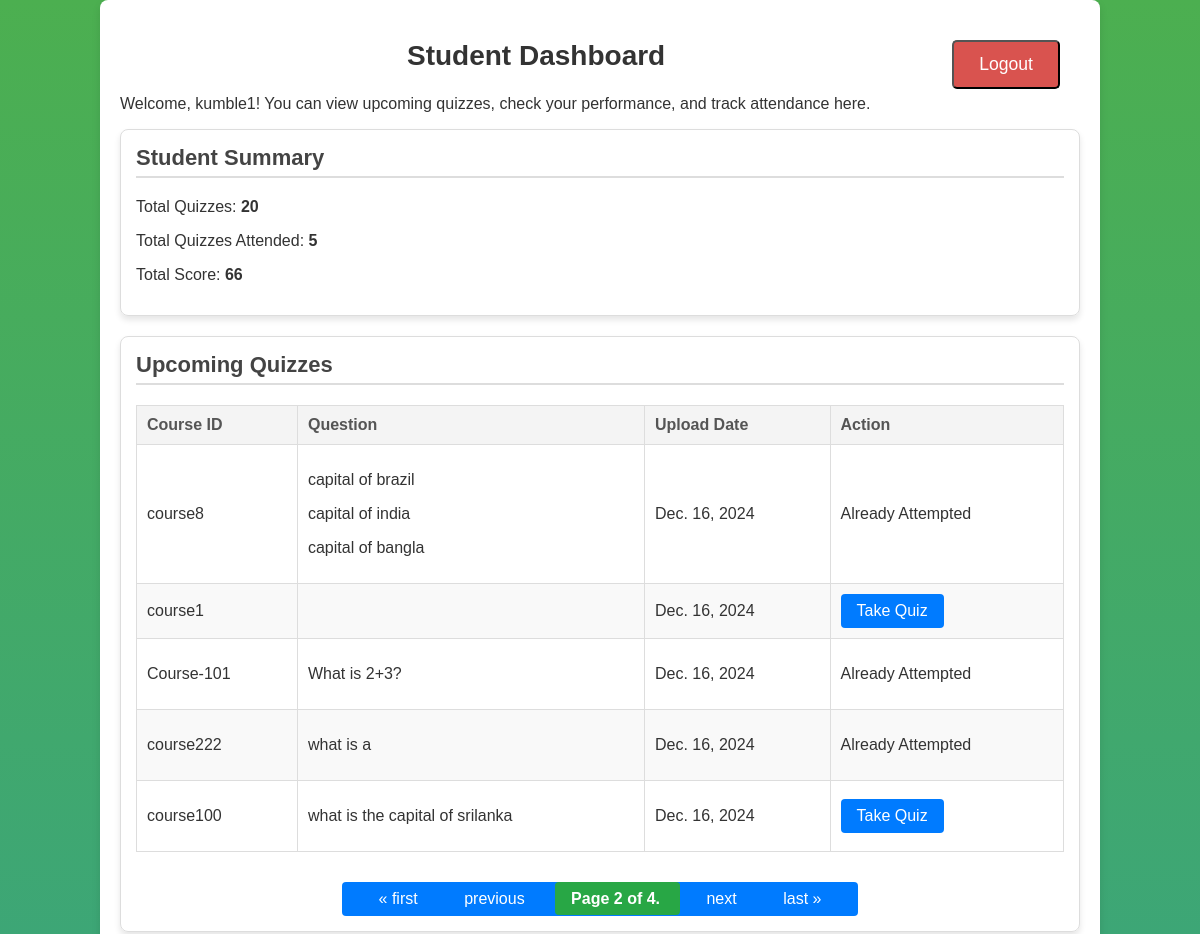
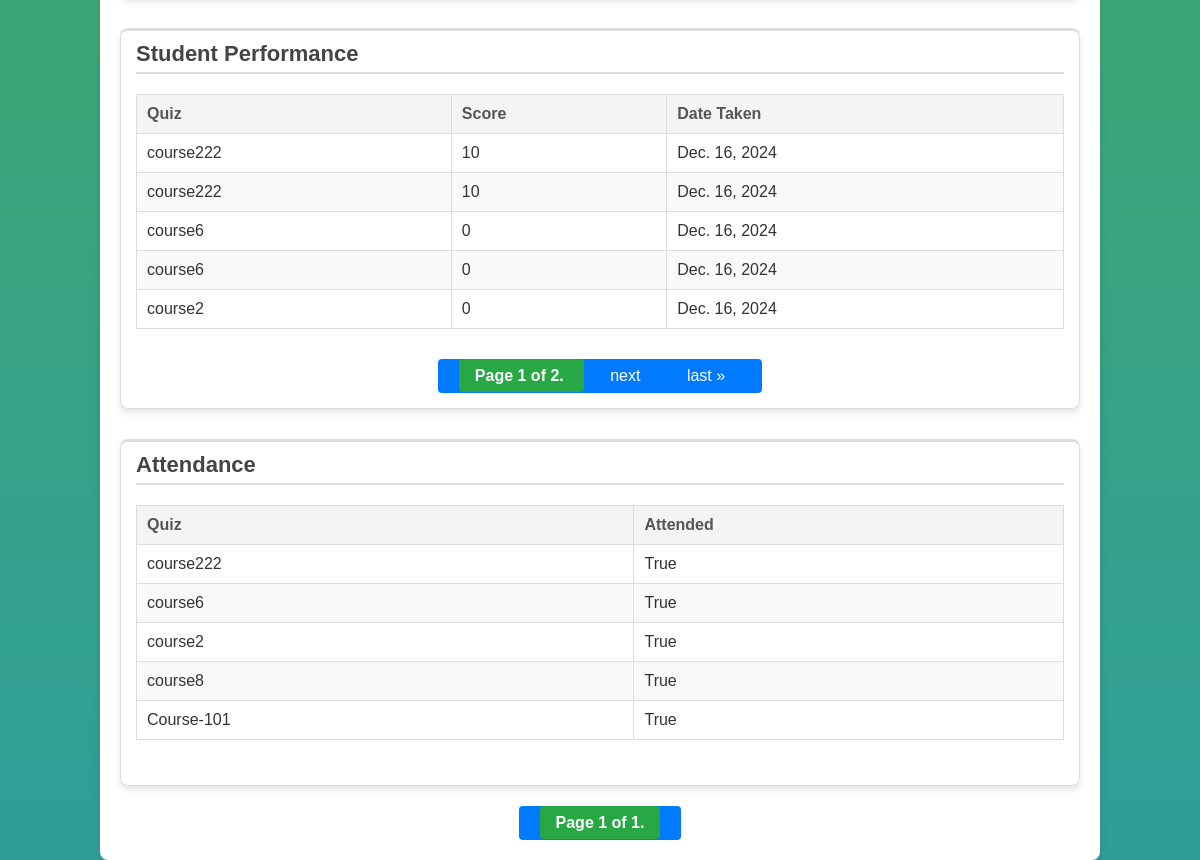
Page /core/student/dashboard/?quiz_page=2 (signed in) on the committed database (2 pictures, top to bottom).
### core/models.py (models this page shows, shortened)
class CustomUser(AbstractUser):
    ROLE_CHOICES = (
        ('teacher', 'Teacher'),
        ('student', 'Student'),
    )
    role = models.CharField(max_length=7, choices=ROLE_CHOICES)
    phone_number = models.CharField(max_length=15, blank=True, null=True, help_text="Enter a valid phone number.")
    branch = models.CharField(max_length=100, blank=True, null=True, help_text="Branch (Only for Teachers)")
    usn = models.CharField(max_length=15, blank=True, null=True, help_text="University Serial Number (Only for Students)")
    profile_picture = models.ImageField(upload_to='profile_pics/', blank=True, null=True)

class Quiz(models.Model):
    course_id = models.CharField(max_length=50)
    question = models.TextField(help_text="Main question text")
    correct_answer = models.TextField(help_text="Correct answer for the question")
    image = models.ImageField(upload_to='quiz_images/', blank=True, null=True, help_text="Optional image for the quiz")
    upload_date = models.DateField(auto_now_add=True)
    deadline = models.DateTimeField(default=lambda: timezone.now() + timedelta(days=1), help_text="Deadline for the quiz")

class Question(models.Model):
    quiz = models.ForeignKey(Quiz, related_name='questions', on_delete=models.CASCADE)
    question_text = models.CharField(max_length=255, help_text="The text of the question")
    correct_answer = models.CharField(max_length=100, help_text="Correct answer text")

class StudentPerformance(models.Model):
    student = models.ForeignKey(CustomUser, on_delete=models.CASCADE, limit_choices_to={'role': 'student'}, help_text="Student who took the quiz")
    quiz = models.ForeignKey(Quiz, on_delete=models.CASCADE, help_text="Quiz the student attempted")
    score = models.IntegerField(help_text="Score obtained by the student")
    date_taken = models.DateField(auto_now_add=True, help_text="Date when the quiz was taken")

class Attendance(models.Model):
    user = models.ForeignKey(get_user_model(), on_delete=models.CASCADE, help_text="Student or teacher user")
    quiz = models.ForeignKey(Quiz, on_delete=models.CASCADE, help_text="Quiz the user attended")
    is_attended = models.BooleanField(default=False, help_text="Mark if the quiz was attended")

### core/views.py (the view)
# urls.py: path('student/dashboard/', views.student_dashboard, name='student_dashboard'),
@login_required
def student_dashboard(request):
    if request.user.role != 'student':
        return redirect('home')  # Or a page where non-students are redirected
    quizzes = Quiz.objects.filter(upload_date__gte='2024-12-14')  # Filter by current date
    total_quizzes = quizzes.count()
    for quiz in quizzes:
        quiz.questions_list = quiz.questions.all()  # Get the associated questions for each quiz
        quiz.already_attended = False
        if Attendance.objects.filter(quiz=quiz, user=request.user, is_attended=True).exists():
            quiz.already_attended = True  # Mark as attended if True
    performance_data = StudentPerformance.objects.filter(student=request.user)
    attendance_data = Attendance.objects.filter(user=request.user)
    total_attended = attendance_data.filter(is_attended=True).count()
    total_score = performance_data.filter(quiz__attendance__is_attended=True).aggregate(Sum('score'))['score__sum'] or 0
    quizzes_paginator = Paginator(quizzes, 5)  # Show 5 quizzes per page
    page_number = request.GET.get('quiz_page')  # Get the page number for quizzes
    quiz_page_obj = quizzes_paginator.get_page(page_number)
    performance_paginator = Paginator(performance_data, 5)  # Show 5 performance records per page
    performance_page_number = request.GET.get('performance_page')  # Get the page number for performance data
    performance_page_obj = performance_paginator.get_page(performance_page_number)
    attendance_paginator = Paginator(attendance_data, 5)  # Show 5 attendance records per page
    attendance_page_number = request.GET.get('attendance_page')  # Get the page number for attendance data
    attendance_page_obj = attendance_paginator.get_page(attendance_page_number)
    return render(request, 'core/student_dashboard.html', {
        'quizzes': quiz_page_obj,  # Updated quizzes with pagination
        'performance_data': performance_page_obj,  # Updated performance data with pagination
        'attendance_data': attendance_page_obj,
        'total_quizzes': total_quizzes,
        'total_attended': total_attended,
        'total_score': total_score,
        'username': request.user.username,  # Pass username for display
    })

### core/templates/core/student_dashboard.html (shortened to what this page needs)
<!DOCTYPE html>
<html lang="en">
<head>
    {% load static %}
    <link rel="stylesheet" href="{% static 'css/student.css' %}">
</head>
<body>
<div class="container">
<form method="POST" action="{% url 'logout' %}">
    <button type="submit" class="btn btn-danger btn-sm logout-btn">Logout</button>
</form>
    <h2>Student Dashboard</h2>
    <p>Welcome, {{ user.username }}! You can view upcoming quizzes, check your performance, and track attendance here.</p>
 <div class="card">
            <h3>Student Summary</h3>
            <p>Total Quizzes: <strong>{{ total_quizzes }}</strong></p>
            <p>Total Quizzes Attended: <strong>{{ total_attended }}</strong></p>
            <p>Total Score: <strong>{{ total_score }}</strong></p>
    </div>
    <div class="card">
        <h3>Upcoming Quizzes</h3>
        <table>
            <thead>
                <tr>
                    <th>Course ID</th>
                    <th>Question</th>
                    <th>Upload Date</th>
                    <th>Action</th>
                </tr>
            </thead>
            <tbody>
                {% for quiz in quizzes %}
                <tr>
                    <td>{{ quiz.course_id }}</td>
                    <td>
                        {% for question in quiz.questions.all %}
                            <p>{{ question.question_text }}</p>
                        {% endfor %}
                    </td>
                    <td>{{ quiz.upload_date }}</td>
                    <td>
                    {% if quiz.already_attended %}
                        <span>Already Attempted</span>
                    {% else %}
                        <a href="{% url 'take_quiz' quiz.course_id %}">Take Quiz</a>
                    {% endif %}
                </td>
                </tr>
                {% empty %}
                <tr class="no-data">
                    <td colspan="4">No upcoming quizzes found.</td>
                </tr>
                {% endfor %}
            </tbody>
        </table>
        <div class="pagination">
    <span class="step-links">
        {% if quizzes.has_previous %}
            <a href="?quiz_page=1">&laquo; first</a>
            <a href="?quiz_page={{ quizzes.previous_page_number }}">previous</a>
        {% endif %}
        <span class="current">
            Page {{ quizzes.number }} of {{ quizzes.paginator.num_pages }}.
        </span>
        {% if quizzes.has_next %}
            <a href="?quiz_page={{ quizzes.next_page_number }}">next</a>
            <a href="?quiz_page={{ quizzes.paginator.num_pages }}">last &raquo;</a>
        {% endif %}
    </span>
</div>
    </div>
    <div class="card performance-table">
        <h3>Student Performance </h3>
        <table>
            <thead>
                <tr>
                    <th>Quiz</th>
                    <th>Score</th>
                    <th>Date Taken</th>
                </tr>
            </thead>
            <tbody>
                {% for performance in performance_data %}
                <tr>
                    <td>{{ performance.quiz.course_id }}</td>
                    <td>{{ performance.score }}</td>
                    <td>{{ performance.date_taken }}</td>
                </tr>
                {% empty %}
                <tr class="no-data">
                    <td colspan="3">No performance data found.</td>
                </tr>
                {% endfor %}
            </tbody>
        </table>
<div class="pagination">
    <span class="step-links">
        <span class="current">
            Page {{ performance_data.number }} of {{ performance_data.paginator.num_pages }}.
        </span>
        {% if performance_data.has_next %}
            <a href="?performance_page={{ performance_data.next_page_number }}">next</a>
            <a href="?performance_page={{ performance_data.paginator.num_pages }}">last &raquo;</a>
        {% endif %}
    </span>
</div>
    </div>
    <div class="card attendance-table mb-4">
        <h3>Attendance</h3>
        <table class="table table-striped">
            <thead>
                <tr>
                    <th>Quiz</th>
                    <th>Attended</th>
                </tr>
            </thead>
            <tbody>
                {% for attendance in attendance_data %}
                <tr>
                    <td>{{ attendance.quiz.course_id }}</td>
                    <td>{{ attendance.is_attended }}</td>
                </tr>
                {% empty %}
                <tr class="no-data">
                    <td colspan="2" class="text-center">No attendance data found.</td>
                </tr>
                {% endfor %}
            </tbody>
        </table>
    </div>
<div class="pagination">
    <span class="step-links">
        <span class="current">
            Page {{ attendance_data.number }} of {{ attendance_data.paginator.num_pages }}.
        </span>
    </span>
</div>
</div>
</body>
</html>

### core/static/css/student.css (style rules this page uses)
body { font-family: 'Arial', sans-serif; margin: 0; padding: 0; background-color: #f4f7fc; color: #333; }
.pagination { display: flex; justify-content: center; align-items: center; margin-top: 20px; }
.pagination a, .pagination span { background-color: #007bff; color: white; padding: 8px 16px; border-radius: 4px; margin: 0 5px; text-decoration: none; font-size: 1em; }
.pagination .current { background-color: #28a745; font-weight: bold; cursor: default; }
h2 { text-align: center; color: #333; font-size: 28px; margin-top: 20px; }
h3 { font-size: 22px; color: #444; border-bottom: 2px solid #ddd; padding-bottom: 5px; margin-bottom: 20px; }
table { width: 100%; border-collapse: collapse; margin-bottom: 30px; }
table th, table td { padding: 10px; text-align: left; border: 1px solid #ddd; }
table th { background-color: #f4f4f4; color: #555; }
table tr:nth-child(even) { background-color: #f9f9f9; }
table td a { background-color: #007bff; color: white; text-decoration: none; padding: 8px 16px; border-radius: 4px; display: inline-block; }
.container { width: 80%; margin: 0 auto; padding: 20px; background-color: white; border-radius: 8px; box-shadow: 0 4px 8px rgba(0, 0, 0, 0.1); }
.card { border: 1px solid #ddd; border-radius: 8px; padding: 15px; box-shadow: 0 4px 6px rgba(0, 0, 0, 0.1); margin-bottom: 20px; }
.card h3 { margin-top: 0; }
.performance-table, .attendance-table { margin-top: 30px; border-top: 3px solid #ddd; padding-top: 10px; }
.performance-table tr:nth-child(even), .attendance-table tr:nth-child(even) { background-color: #f9f9f9; }
.logout-btn { display: inline-block; background-color: #d9534f; color: white; padding: 12px 25px; font-size: 1.1em; text-align: center; border-radius: 5px; text-decoration: none; margin-top: 20px; margin-right: 20px; float: right; transition: background-color 0.3s ease; }

### core/templates/core/student_dashboard.html (style rules this page uses)
body { background: linear-gradient( #4CAF50, #2F9E99); font-family: 'Arial', sans-serif; }

### rows in the picture
CustomUser: username "kumble1"
Quiz: course_id "course8", upload_date "Dec. 16, 2024", shows "Already Attempted"
Question: question_text "capital of brazil"
Question: question_text "capital of india"
Question: question_text "capital of bangla"
Quiz: course_id "course1", upload_date "Dec. 16, 2024", shows "Take Quiz"
Quiz: course_id "Course-101", upload_date "Dec. 16, 2024", shows "Already Attempted"
Question: question_text "What is 2+3?"
Quiz: course_id "course222", upload_date "Dec. 16, 2024", shows "Already Attempted"
Question: question_text "what is a"
Quiz: course_id "course100", upload_date "Dec. 16, 2024", shows "Take Quiz"
Question: question_text "what is the capital of srilanka"
StudentPerformance: quiz.course_id "course222", score "10", date_taken "Dec. 16, 2024"
StudentPerformance: quiz.course_id "course222", score "10", date_taken "Dec. 16, 2024"
StudentPerformance: quiz.course_id "course6", score "0", date_taken "Dec. 16, 2024"
StudentPerformance: quiz.course_id "course6", score "0", date_taken "Dec. 16, 2024"
StudentPerformance: quiz.course_id "course2", score "0", date_taken "Dec. 16, 2024"
Attendance: quiz.course_id "course222", is_attended "True"
Attendance: quiz.course_id "course6", is_attended "True"
Attendance: quiz.course_id "course2", is_attended "True"
Attendance: quiz.course_id "course8", is_attended "True"
Attendance: quiz.course_id "Course-101", is_attended "True"

### other values in the picture
{{ total_quizzes }} "20"
{{ total_attended }} "5"
{{ total_score }} "66"
{{ quizzes.number }} "2"
{{ quizzes.paginator.num_pages }} "4"
{{ performance_data.number }} "1"
{{ performance_data.paginator.num_pages }} "2"
{{ attendance_data.number }} "1"
{{ attendance_data.paginator.num_pages }} "1"
